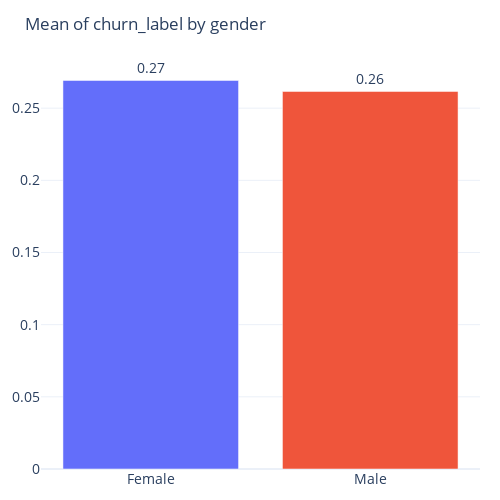
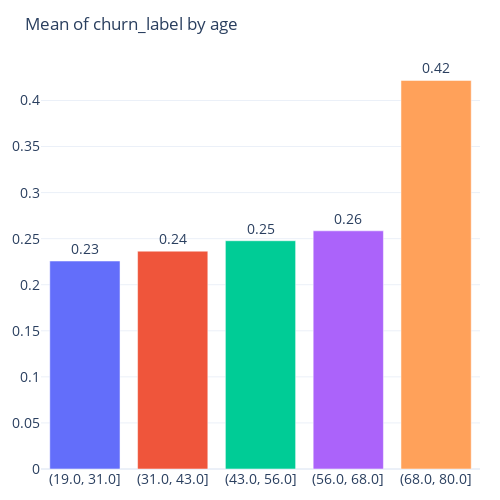
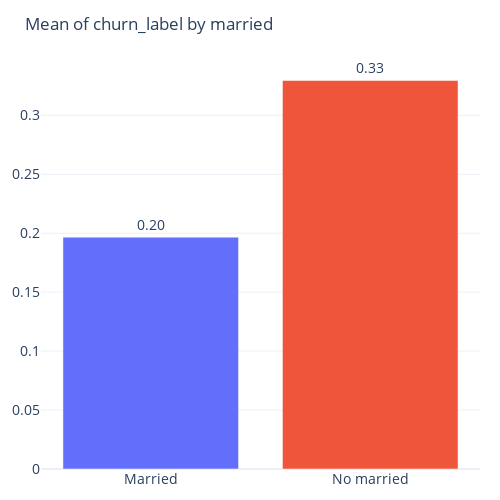
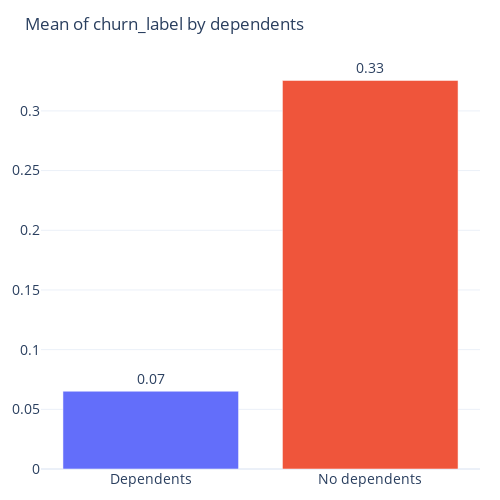

Notebook source saved alongside these figures, in order:
### Code cell
ak.explore(df, target='churn_label', display_pct=False)

### Figure 1 — Plotly figure (JSON) as saved in the notebook; plotly's stock layout.template omitted (floating-point values rounded to 4 significant figures)
{"data": [{"alignmentgroup": "True", "cliponaxis": false, "hovertemplate": "gender=%{x}<br>churn_label=%{y}<br>text=%{text}<extra></extra>", "legendgroup": "Female", "marker": {"color": "#636efa", "pattern": {"shape": ""}}, "name": "Female", "offsetgroup": "Female", "orientation": "v", "showlegend": true, "text": ["0.27"], "textangle": 0, "textfont": {"size": 14}, "textposition": "outside", "type": "bar", "x": ["Female"], "xaxis": "x", "y": [0.2692], "yaxis": "y"}, {"alignmentgroup": "True", "cliponaxis": false, "hovertemplate": "gender=%{x}<br>churn_label=%{y}<br>text=%{text}<extra></extra>", "legendgroup": "Male", "marker": {"color": "#EF553B", "pattern": {"shape": ""}}, "name": "Male", "offsetgroup": "Male", "orientation": "v", "showlegend": true, "text": ["0.26"], "textangle": 0, "textfont": {"size": 14}, "textposition": "outside", "type": "bar", "x": ["Male"], "xaxis": "x", "y": [0.2616], "yaxis": "y"}], "layout": {"barmode": "relative", "height": 500, "legend": {"title": {"text": "gender"}, "tracegroupgap": 0}, "margin": {"b": 20, "l": 20, "pad": 0, "r": 20, "t": 60}, "showlegend": false, "title": {"text": "Mean of churn_label by gender"}, "width": 500, "xaxis": {"anchor": "y", "categoryarray": ["Female", "Male"], "categoryorder": "array", "domain": [0, 1], "tickfont": {"size": 14}, "title": {}}, "yaxis": {"anchor": "x", "domain": [0, 1], "tickfont": {"size": 14}, "title": {}}}}

### Figure 2 — Plotly figure (JSON) as saved in the notebook; plotly's stock layout.template omitted (floating-point values rounded to 4 significant figures)
{"data": [{"alignmentgroup": "True", "cliponaxis": false, "hovertemplate": "age=%{x}<br>churn_label=%{y}<br>text=%{text}<extra></extra>", "legendgroup": "(19.0, 31.0]", "marker": {"color": "#636efa", "pattern": {"shape": ""}}, "name": "(19.0, 31.0]", "offsetgroup": "(19.0, 31.0]", "orientation": "v", "showlegend": true, "text": ["0.23"], "textangle": 0, "textfont": {"size": 14}, "textposition": "outside", "type": "bar", "x": ["(19.0, 31.0]"], "xaxis": "x", "y": [0.2257], "yaxis": "y"}, {"alignmentgroup": "True", "cliponaxis": false, "hovertemplate": "age=%{x}<br>churn_label=%{y}<br>text=%{text}<extra></extra>", "legendgroup": "(31.0, 43.0]", "marker": {"color": "#EF553B", "pattern": {"shape": ""}}, "name": "(31.0, 43.0]", "offsetgroup": "(31.0, 43.0]", "orientation": "v", "showlegend": true, "text": ["0.24"], "textangle": 0, "textfont": {"size": 14}, "textposition": "outside", "type": "bar", "x": ["(31.0, 43.0]"], "xaxis": "x", "y": [0.2364], "yaxis": "y"}, {"alignmentgroup": "True", "cliponaxis": false, "hovertemplate": "age=%{x}<br>churn_label=%{y}<br>text=%{text}<extra></extra>", "legendgroup": "(43.0, 56.0]", "marker": {"color": "#00cc96", "pattern": {"shape": ""}}, "name": "(43.0, 56.0]", "offsetgroup": "(43.0, 56.0]", "orientation": "v", "showlegend": true, "text": ["0.25"], "textangle": 0, "textfont": {"size": 14}, "textposition": "outside", "type": "bar", "x": ["(43.0, 56.0]"], "xaxis": "x", "y": [0.2478], "yaxis": "y"}, {"alignmentgroup": "True", "cliponaxis": false, "hovertemplate": "age=%{x}<br>churn_label=%{y}<br>text=%{text}<extra></extra>", "legendgroup": "(56.0, 68.0]", "marker": {"color": "#ab63fa", "pattern": {"shape": ""}}, "name": "(56.0, 68.0]", "offsetgroup": "(56.0, 68.0]", "orientation": "v", "showlegend": true, "text": ["0.26"], "textangle": 0, "textfont": {"size": 14}, "textposition": "outside", "type": "bar", "x": ["(56.0, 68.0]"], "xaxis": "x", "y": [0.2585], "yaxis": "y"}, {"alignmentgroup": "True", "cliponaxis": false, "hovertemplate": "age=%{x}<br>churn_label=%{y}<br>text=%{text}<extra></extra>", "legendgroup": "(68.0, 80.0]", "marker": {"color": "#FFA15A", "pattern": {"shape": ""}}, "name": "(68.0, 80.0]", "offsetgroup": "(68.0, 80.0]", "orientation": "v", "showlegend": true, "text": ["0.42"], "textangle": 0, "textfont": {"size": 14}, "textposition": "outside", "type": "bar", "x": ["(68.0, 80.0]"], "xaxis": "x", "y": [0.4217], "yaxis": "y"}], "layout": {"barmode": "relative", "height": 500, "legend": {"title": {"text": "age"}, "tracegroupgap": 0}, "margin": {"b": 20, "l": 20, "pad": 0, "r": 20, "t": 60}, "showlegend": false, "title": {"text": "Mean of churn_label by age"}, "width": 500, "xaxis": {"anchor": "y", "categoryarray": ["(19.0, 31.0]", "(31.0, 43.0]", "(43.0, 56.0]", "(56.0, 68.0]", "(68.0, 80.0]"], "categoryorder": "array", "domain": [0, 1], "tickfont": {"size": 14}, "title": {}}, "yaxis": {"anchor": "x", "domain": [0, 1], "tickfont": {"size": 14}, "title": {}}}}

### Figure 3 — Plotly figure (JSON) as saved in the notebook; plotly's stock layout.template omitted (floating-point values rounded to 4 significant figures)
{"data": [{"alignmentgroup": "True", "cliponaxis": false, "hovertemplate": "married=%{x}<br>churn_label=%{y}<br>text=%{text}<extra></extra>", "legendgroup": "Married", "marker": {"color": "#636efa", "pattern": {"shape": ""}}, "name": "Married", "offsetgroup": "Married", "orientation": "v", "showlegend": true, "text": ["0.20"], "textangle": 0, "textfont": {"size": 14}, "textposition": "outside", "type": "bar", "x": ["Married"], "xaxis": "x", "y": [0.1966], "yaxis": "y"}, {"alignmentgroup": "True", "cliponaxis": false, "hovertemplate": "married=%{x}<br>churn_label=%{y}<br>text=%{text}<extra></extra>", "legendgroup": "No married", "marker": {"color": "#EF553B", "pattern": {"shape": ""}}, "name": "No married", "offsetgroup": "No married", "orientation": "v", "showlegend": true, "text": ["0.33"], "textangle": 0, "textfont": {"size": 14}, "textposition": "outside", "type": "bar", "x": ["No married"], "xaxis": "x", "y": [0.3296], "yaxis": "y"}], "layout": {"barmode": "relative", "height": 500, "legend": {"title": {"text": "married"}, "tracegroupgap": 0}, "margin": {"b": 20, "l": 20, "pad": 0, "r": 20, "t": 60}, "showlegend": false, "title": {"text": "Mean of churn_label by married"}, "width": 500, "xaxis": {"anchor": "y", "categoryarray": ["Married", "No married"], "categoryorder": "array", "domain": [0, 1], "tickfont": {"size": 14}, "title": {}}, "yaxis": {"anchor": "x", "domain": [0, 1], "tickfont": {"size": 14}, "title": {}}}}

### Figure 4 — Plotly figure (JSON) as saved in the notebook; plotly's stock layout.template omitted (floating-point values rounded to 4 significant figures)
{"data": [{"alignmentgroup": "True", "cliponaxis": false, "hovertemplate": "dependents=%{x}<br>churn_label=%{y}<br>text=%{text}<extra></extra>", "legendgroup": "Dependents", "marker": {"color": "#636efa", "pattern": {"shape": ""}}, "name": "Dependents", "offsetgroup": "Dependents", "orientation": "v", "showlegend": true, "text": ["0.07"], "textangle": 0, "textfont": {"size": 14}, "textposition": "outside", "type": "bar", "x": ["Dependents"], "xaxis": "x", "y": [0.06515], "yaxis": "y"}, {"alignmentgroup": "True", "cliponaxis": false, "hovertemplate": "dependents=%{x}<br>churn_label=%{y}<br>text=%{text}<extra></extra>", "legendgroup": "No dependents", "marker": {"color": "#EF553B", "pattern": {"shape": ""}}, "name": "No dependents", "offsetgroup": "No dependents", "orientation": "v", "showlegend": true, "text": ["0.33"], "textangle": 0, "textfont": {"size": 14}, "textposition": "outside", "type": "bar", "x": ["No dependents"], "xaxis": "x", "y": [0.3255], "yaxis": "y"}], "layout": {"barmode": "relative", "height": 500, "legend": {"title": {"text": "dependents"}, "tracegroupgap": 0}, "margin": {"b": 20, "l": 20, "pad": 0, "r": 20, "t": 60}, "showlegend": false, "title": {"text": "Mean of churn_label by dependents"}, "width": 500, "xaxis": {"anchor": "y", "categoryarray": ["Dependents", "No dependents"], "categoryorder": "array", "domain": [0, 1], "tickfont": {"size": 14}, "title": {}}, "yaxis": {"anchor": "x", "domain": [0, 1], "tickfont": {"size": 14}, "title": {}}}}
